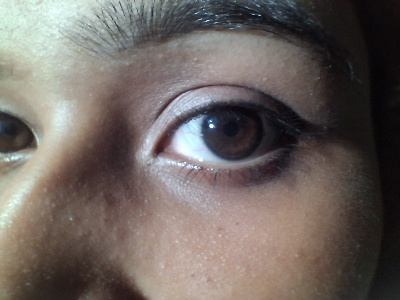
#> input picture backend/test_full.jpg, 400 x 300 px; its folder holds only this picture in this run
$ python -i validation.py   (imports and definitions only)   (older library calls are emulated)
#> lines starting #> are read from the running program, lines starting #| are printed output that depends on the picture; after the words box and inside, x2 and y2 are one past the last pixel; in counts of white or black regions, pixels touching at a corner belong together
"""Upload validation and image-quality checks (run BEFORE any prediction)."""
from pathlib import Path
from typing import List, Optional

import cv2
import numpy as np

import config
from preprocessing.image_preprocessing import decode_image_bytes


class ImageRejected(Exception):
    """Raised when an input is unsuitable; no prediction is made."""

    def __init__(self, reasons: List[str]):
        super().__init__("; ".join(reasons))
        self.reasons = reasons


def check_is_eye_image(rgb: np.ndarray) -> List[str]:
    """Strictly validate that the uploaded image is a real, close-up photograph of an eye."""
    if rgb is None or rgb.size == 0:
        return ["Image is empty or unreadable."]

    h, w = rgb.shape[:2]
#> h = 300; w = 400
    # Fast-path: perform structural checks on a downscaled representation (max side 360)
    # This reduces pixel operations by up to 20x while preserving full anatomical morphology.
    max_dim = max(h, w)
#> max_dim = 400
    if max_dim > 360:
        scale = 360.0 / max_dim
#> scale = 0.9
        eval_rgb = cv2.resize(rgb, (int(w * scale), int(h * scale)), interpolation=cv2.INTER_AREA)
    else:
        eval_rgb = rgb

    eh, ew = eval_rgb.shape[:2]
#> eh = 270; ew = 360
    gray = cv2.cvtColor(eval_rgb, cv2.COLOR_RGB2GRAY) if len(eval_rgb.shape) == 3 else eval_rgb
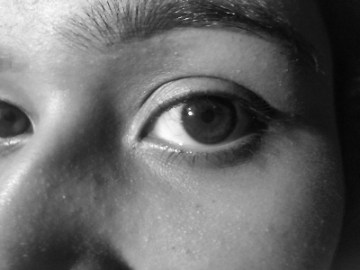
#> gray: shape (270, 360); min 4, max 251, mean 103.9

    # 1. Diagram / Document check: high ratio of pure white / bright background
    # Only reject if almost entirely white (>95%) with no ocular features
    white_ratio = float((gray > 240).mean())
#> white_ratio = 0.00267
    if white_ratio > 0.95:
        return [
            f"Image rejected: Document, diagram, or white graphic detected ({white_ratio * 100:.1f}% white background). Please upload an actual close-up photograph of an eye."
        ]

    # 2. Extreme flat / uniform areas (typical of vector diagrams, blank screens)
    # Exclude white padding pixels (>=240) when checking histogram uniformity
    non_white = gray[gray < 240]
    if len(non_white) > 100:
        hist, _ = np.histogram(non_white, bins=32)
#> hist = 32 values, max 6057 at index 2, min 792 at index 31, mean 3027.7
        max_bin_ratio = float(hist.max() / hist.sum())
#> max_bin_ratio = 0.0625
        if max_bin_ratio > 0.75:
            return [
                "Image rejected: Digital diagram or uniform graphic detected. Please upload an actual eye photograph."
            ]
    elif white_ratio > 0.85:
        return [
            "Image rejected: Digital diagram or uniform graphic detected. Please upload an actual eye photograph."
        ]

    # 3. Blur / lack of clarity check (Laplacian variance)
    sharpness_val = float(cv2.Laplacian(gray, cv2.CV_64F).var())
#> sharpness_val = 136.9
    if sharpness_val < config.MIN_SHARPNESS:
        return [
            f"Image rejected: The uploaded image is not clear or out of focus (sharpness score {sharpness_val:.1f} < {config.MIN_SHARPNESS:.1f}). Please capture a sharp, in-focus close-up photo of the eye."
        ]

    # 4. Unnatural noise or corrupted images (Total variation check)
    blur = cv2.GaussianBlur(gray, (5, 5), 0)
    noise_diff = float(np.abs(gray.astype(float) - blur.astype(float)).mean())
#> noise_diff = 1.94
    if noise_diff > 58.0:
        return [
            "Image rejected: Unnatural noise or corrupted graphic detected. Please upload a clear camera photo."
        ]

    # 5. Natural ocular contrast check
    p5 = float(np.percentile(gray, 5))
#> p5 = 13
    p95 = float(np.percentile(gray, 95))
#> p95 = 208
    if (p95 - p5) < 30.0:
        return [
            "Image rejected: Insufficient contrast. Iris, pupil, and sclera are not distinguishable. Please upload a clear photo with good lighting."
        ]

    # 5. Iris / Pupil anatomical structure check
    margin_y, margin_x = int(0.06 * eh), int(0.06 * ew)
#> margin_y = 16; margin_x = 21
    center_roi = blur[margin_y:max(margin_y + 10, eh - margin_y), margin_x:max(margin_x + 10, ew - margin_x)]
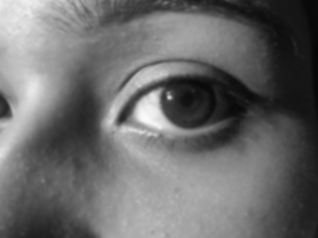
#> center_roi: shape (238, 318); min 6, max 250, mean 106.9

    thresh_val = np.percentile(center_roi, 20)
#> thresh_val = 49
    _, thresh = cv2.threshold(center_roi, thresh_val, 255, cv2.THRESH_BINARY_INV)
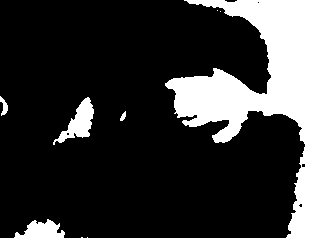
#> thresh: shape (238, 318); 20.2% white; 9 white regions (4 under 20 px), largest, box (x1, y1, x2, y2) and area: (165, 0, 318, 238) 13796, (53, 97, 94, 145) 784, (14, 219, 65, 238) 594, (0, 96, 8, 116) 82, (120, 111, 126, 121) 35

    kernel = cv2.getStructuringElement(cv2.MORPH_ELLIPSE, (5, 5))
    thresh_closed = cv2.morphologyEx(thresh, cv2.MORPH_CLOSE, kernel)
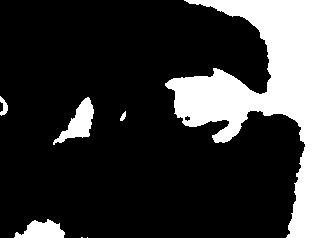
#> thresh_closed: shape (238, 318); 20.5% white; 7 white regions (2 under 20 px)

    contours, _ = cv2.findContours(thresh_closed, cv2.RETR_EXTERNAL, cv2.CHAIN_APPROX_SIMPLE)
#> contours = 7 contours, 2 with area under 20; largest, box (x1, y1, x2, y2) and area: (165, 0, 318, 238) 13460, (53, 97, 94, 145) 742, (14, 219, 65, 238) 565, (0, 96, 8, 116) 66, (120, 111, 126, 121) 24
    total_area = eh * ew
#> total_area = 97200
    found_iris_pupil = False

    for cnt in contours:
        area = cv2.contourArea(cnt)
        # Eye iris/pupil in a proper close-up occupies between 0.8% and 65% of the frame
        if 0.008 * total_area <= area <= 0.65 * total_area:
            peri = cv2.arcLength(cnt, True)
            if peri > 0:
                circularity = 4 * np.pi * (area / (peri * peri))
                x, y, bw, bh = cv2.boundingRect(cnt)
                aspect = float(bw) / max(1, bh)
                if circularity > 0.20 and 0.35 <= aspect <= 2.8:
                    found_iris_pupil = True
                    break
#> this loop made 7 passes
#> (area, peri, circularity, x, y, bw, bh, aspect) on pass 7: (13460, 1087.6, 0.143, 165, 0, 153, 238, 0.643)
#> area on passes 3 to 6: 565, 24, 742, 66

    # Fallback to Hough Circles detection
    if not found_iris_pupil:
        min_r = int(min(eh, ew) * 0.07)
#> min_r = 18
        max_r = int(min(eh, ew) * 0.48)
#> max_r = 129
        if max_r > min_r:
            circles = cv2.HoughCircles(
                blur,
                cv2.HOUGH_GRADIENT,
                dp=1.2,
                minDist=min_r,
                param1=50,
                param2=25,
                minRadius=min_r,
                maxRadius=max_r,
            )
#> circles = 129 rows, first 8: [202.2, 87, 86.04], [221.4, 89.4, 78.12], [142.2, 87, 84.72], [198.6, 171, 96.6], [100.2, 101.4, 90], [119.4, 93, 83.4], [162.6, 83.4, 78.12], [94.2, 119.4, 87.36]
            if circles is not None and len(circles) > 0:
                found_iris_pupil = True

    # Fallback to Haar cascade eye detection
    if not found_iris_pupil:
        from preprocessing import eye_roi
        casc_boxes = eye_roi.detect_eyes(eval_rgb)
        if casc_boxes:
            found_iris_pupil = True

    if not found_iris_pupil:
        return [
            "Image rejected: No clear eye or iris detected. Please upload a clear close-up photograph of the eye with the eyelid open."
        ]

    return []


# [49 lines left out: functions validate_upload, assess_quality, check_quality, not called in this run]

>>> import cv2
>>> picture = cv2.cvtColor(cv2.imread('../test_full.jpg'), cv2.COLOR_BGR2RGB)
>>> result = check_is_eye_image(picture)
#> result = []

$ run again, on backend/debug_iris_crop.jpg
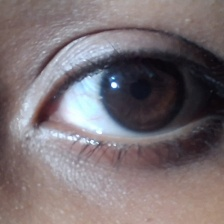
#> input picture backend/debug_iris_crop.jpg, 224 x 224 px
#> white_ratio = 0.00751
#> hist = 32 values, max 4358 at index 20, min 247 at index 30, mean 1554.3
#> max_bin_ratio = 0.0876
#> sharpness_val = 128.9
#> noise_diff = 2.11
#> p5 = 21
#> p95 = 197
#> in check_is_eye_image, `center_roi = blur[margin_y:max(margin_y + 10, eh - margin_y), margin_x..`:
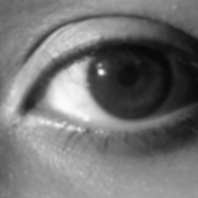
#> center_roi: shape (198, 198); min 8, max 251, mean 115.9
#> thresh_val = 53
#> in check_is_eye_image, `_, thresh = cv2.threshold(center_roi, thresh_val, 255, cv2.THRESH_BINA..`:
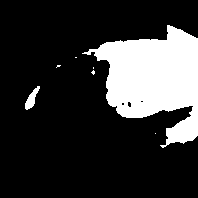
#> thresh: shape (198, 198); 20.1% white; 7 white regions (5 under 20 px), largest, box (x1, y1, x2, y2) and area: (82, 25, 198, 148) 7713, (25, 86, 40, 110) 157
#> thresh_closed: shape (198, 198); 20.3% white; 6 white regions (4 under 20 px)
#> contours = 6 contours, 4 with area under 20; largest, box (x1, y1, x2, y2) and area: (82, 25, 198, 148) 7530, (25, 86, 40, 110) 130
#> the loop in check_is_eye_image, `for cnt in contours:` made 6 passes
#> (area, peri, circularity, x, y, bw, bh, aspect) on pass 6: (7529.5, 526.3, 0.342, 82, 25, 116, 123, 0.943)
#> result = []

$ run again, on backend/debug_user_crop_164553.jpg
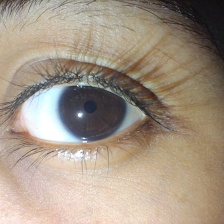
#> input picture backend/debug_user_crop_164553.jpg, 224 x 224 px
#> white_ratio = 0.0222
#> hist = 32 values, max 3422 at index 22, min 33 at index 0, mean 1531.3
#> max_bin_ratio = 0.0698
#> sharpness_val = 801.9
#> noise_diff = 4.4
#> p5 = 51
#> p95 = 226
#> in check_is_eye_image, `center_roi = blur[margin_y:max(margin_y + 10, eh - margin_y), margin_x..`:
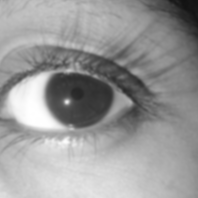
#> center_roi: shape (198, 198); min 18, max 255, mean 153.2
#> thresh_val = 112
#> thresh: shape (198, 198); 20.1% white; 9 white regions (5 under 20 px), largest, box (x1, y1, x2, y2) and area: (46, 46, 164, 130) 5478, (139, 0, 198, 79) 1872, (0, 55, 69, 96) 458, (150, 69, 167, 78) 49
#> in check_is_eye_image, `thresh_closed = cv2.morphologyEx(thresh, cv2.MORPH_CLOSE, kernel)`:
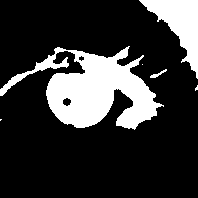
#> thresh_closed: shape (198, 198); 20.8% white; 6 white regions (3 under 20 px)
#> contours = 6 contours, 3 with area under 20; largest, box (x1, y1, x2, y2) and area: (0, 46, 164, 130) 5902, (139, 0, 198, 79) 1772, (150, 69, 167, 78) 31
#> the loop in check_is_eye_image, `for cnt in contours:` made 6 passes
#> (area, peri, circularity, x, y, bw, bh, aspect) on pass 6: (1772.5, 266.1, 0.315, 139, 0, 59, 79, 0.747)
#> result = []

$ run again, on backend/debug_user_roi_check.jpg
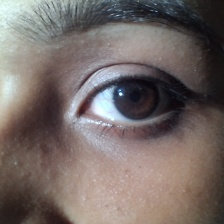
#> input picture backend/debug_user_roi_check.jpg, 224 x 224 px
#> white_ratio = 0.00319
#> hist = 32 values, max 3347 at index 21, min 249 at index 30, mean 1561.9
#> max_bin_ratio = 0.067
#> sharpness_val = 279.7
#> noise_diff = 2.6
#> p5 = 23
#> p95 = 191
#> in check_is_eye_image, `center_roi = blur[margin_y:max(margin_y + 10, eh - margin_y), margin_x..`:
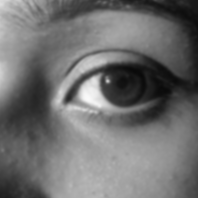
#> center_roi: shape (198, 198); min 9, max 250, mean 111.2
#> thresh_val = 63
#> thresh: shape (198, 198); 20.3% white; 10 white regions (5 under 20 px), largest, box (x1, y1, x2, y2) and area: (92, 0, 198, 123) 5674, (6, 71, 48, 129) 1389, (0, 174, 44, 198) 584, (70, 0, 108, 17) 225, (66, 88, 75, 102) 61
#> in check_is_eye_image, `thresh_closed = cv2.morphologyEx(thresh, cv2.MORPH_CLOSE, kernel)`:
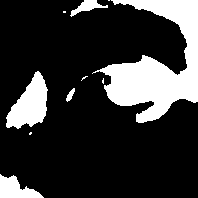
#> thresh_closed: shape (198, 198); 20.6% white; 10 white regions (5 under 20 px)
#> contours = 10 contours, 5 with area under 20; largest, box (x1, y1, x2, y2) and area: (92, 0, 198, 123) 5428, (6, 71, 48, 129) 1322, (0, 174, 44, 198) 536, (70, 0, 108, 17) 204, (66, 88, 75, 102) 46
#> the loop in check_is_eye_image, `for cnt in contours:` made 1 pass
#> (area, peri, circularity, x, y, bw, bh, aspect) on pass 1: (536.5, 130.2, 0.398, 0, 174, 44, 24, 1.83)
#> result = []
